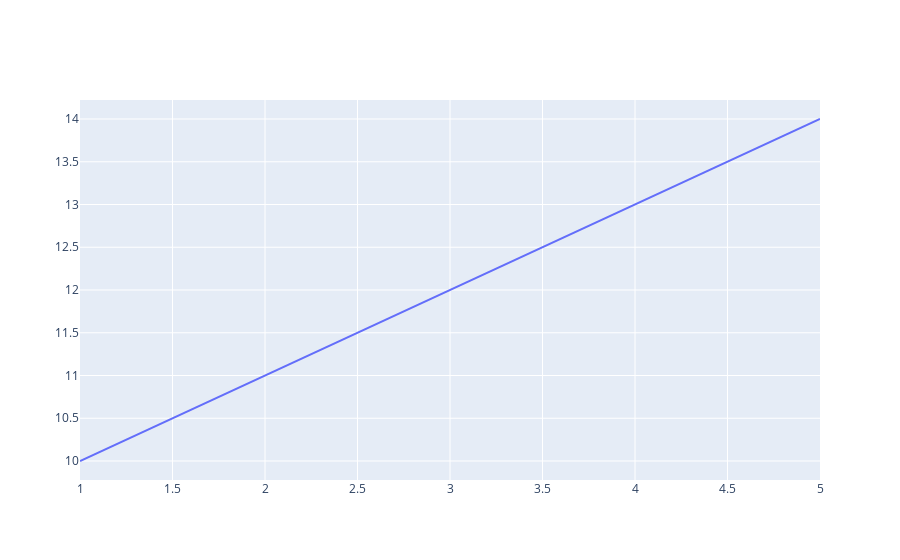

The notebook cell this image was saved under:
### Markdown cell above
# Test Plot for Rendering
If the following plot is not rendering for you then it is most likely an issue with your browser. We tested this on Firefox and Edge and Chrome and noticed that Chrome tended to have the most issues.

### Code cell
import plotly.graph_objects as go
import plotly.offline as pyo
pyo.init_notebook_mode(connected=True)

# Sample data
x = [1, 2, 3, 4, 5]
y = [10, 11, 12, 13, 14]

# Create a basic line chart
fig = go.Figure(data=go.Scatter(x=x, y=y, mode='lines'))

# Display the figure
fig.show()

### Figure 1 — Plotly figure (JSON) as saved in the notebook; plotly's stock layout.template omitted (floating-point values rounded to 4 significant figures)
{"data": [{"mode": "lines", "type": "scatter", "x": [1, 2, 3, 4, 5], "y": [10, 11, 12, 13, 14]}], "layout": {"autosize": true, "xaxis": {"autorange": true, "range": [1, 5], "type": "linear"}, "yaxis": {"autorange": true, "range": [9.778, 14.22], "type": "linear"}}}
